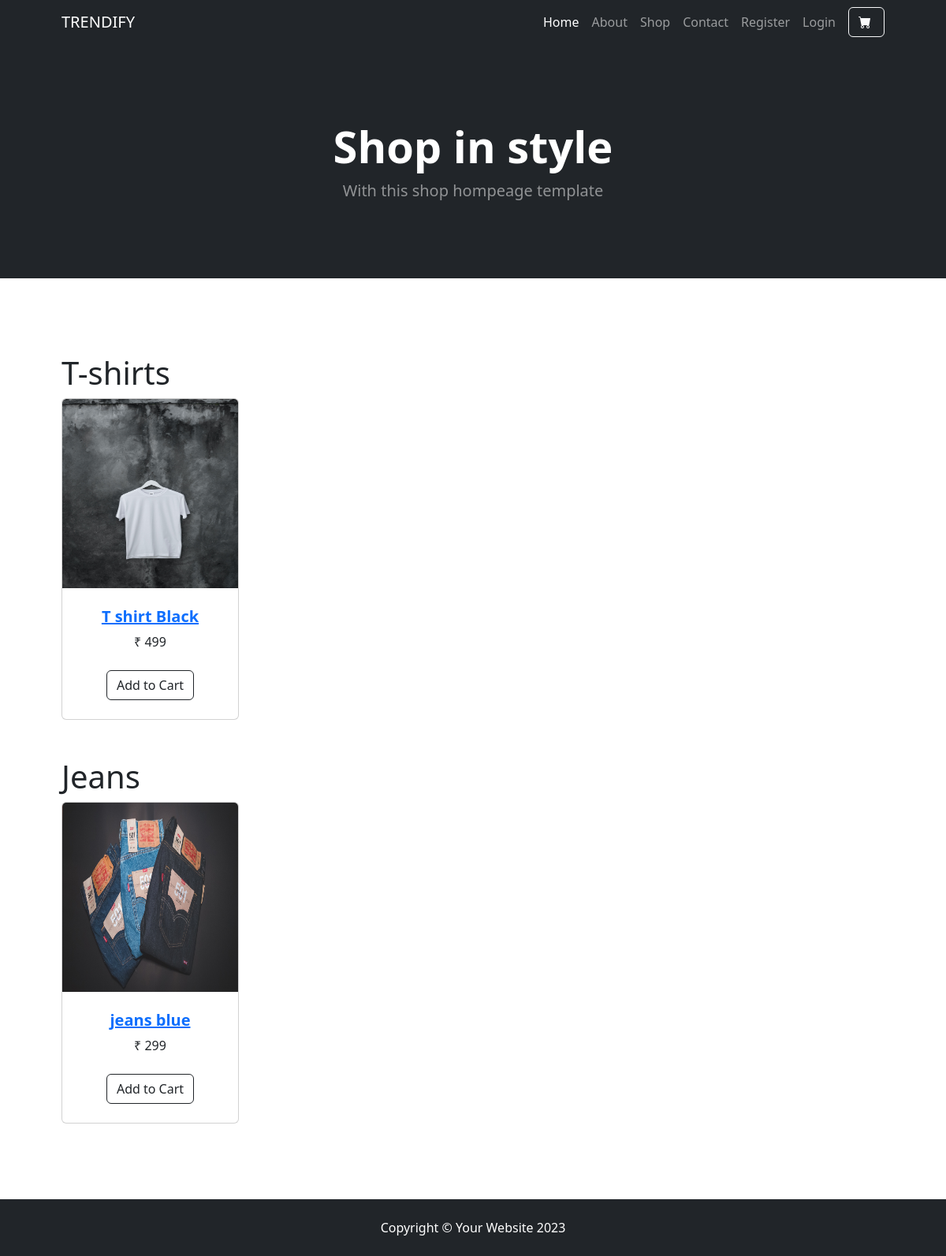
The app's page /, older data.
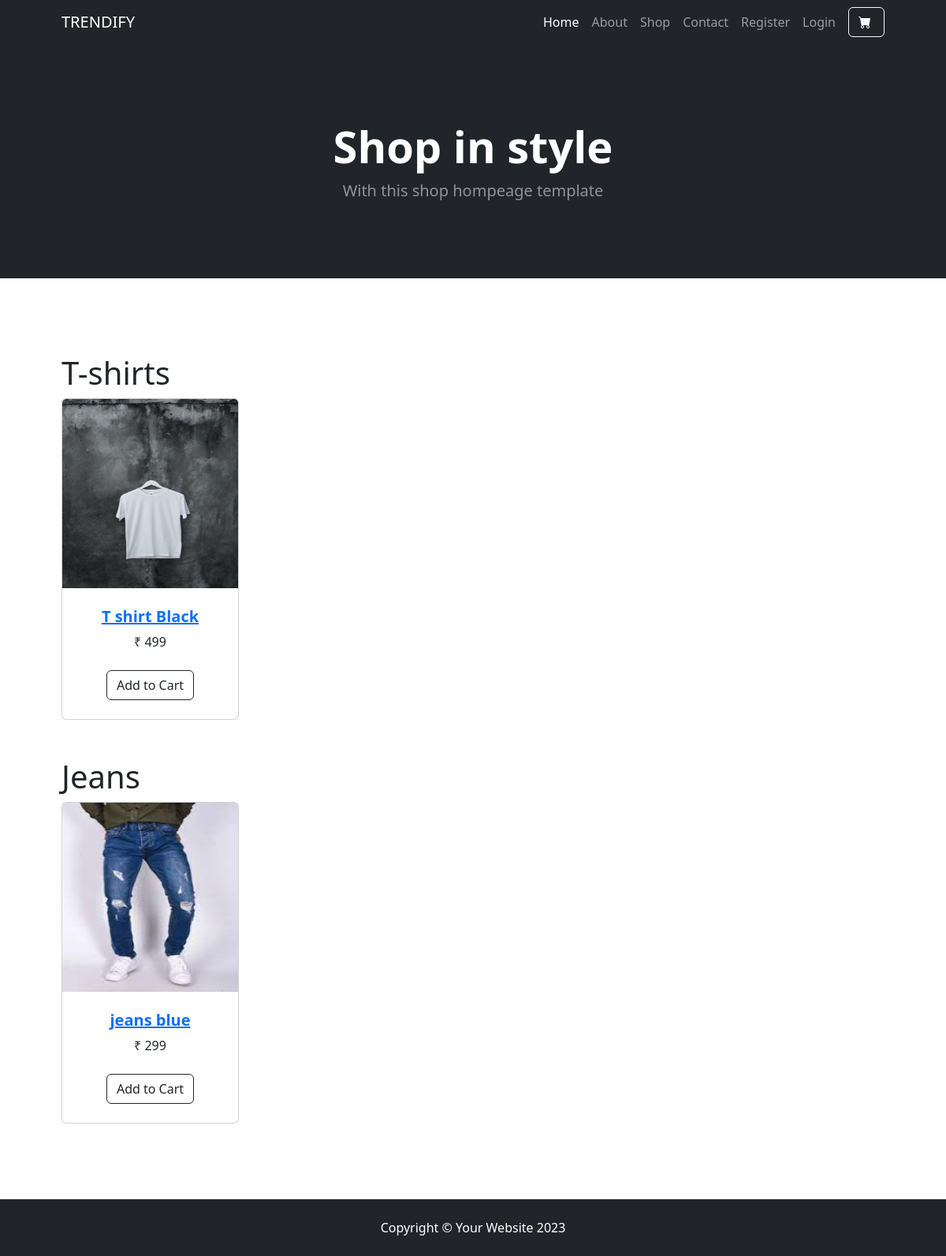
The same page, newer data.
### products/models.py (models this page shows, shortened)
class Product(BaseModel):
    product_name = models.CharField(max_length=100)
    slug = models.SlugField(unique=True, null= True, blank=True)
    category = models.ForeignKey(Category, on_delete=models.CASCADE, related_name='product')
    price = models.IntegerField(null = False)
    product_description = models.TextField()
    color_variant = models.ManyToManyField(ColorVariant, blank=True)
    size_variant = models.ManyToManyField(SizeVariant, blank=True)

class ProductImage(BaseModel):
    product = models.ForeignKey(Product, on_delete=models.CASCADE, related_name='product_image')
    image = models.ImageField(upload_to="product")

### home/views.py (the view)
# urls.py: path('',views.index,name="home"),
def index(request):
    context = {'products': Product.objects.all()}
    return render(request, 'Home/index.html', context)

### templates/Home/index.html (shortened to what this page needs)
{% extends 'Base/base.html'%}
{% load static %}
{%block start%}
<header class="bg-dark py-5">
  <div class="container px-4 px-lg-5 my-5">
    <div class="text-center text-white">
      <h1 class="display-4 fw-bolder">Shop in style</h1>
      <p class="lead fw-normal text-white-50 mb-0">
        With this shop hompeage template
      </p>
    </div>
  </div>
</header>
<section class="py-5">
  <div class="container px-4 px-lg-5 mt-5">
    <h1>T-shirts</h1>
    <div
      class="row gx-4 gx-lg-5 row-cols-2 row-cols-md-3 row-cols-xl-4 ">
      {% for product in products%}
      {%if product.category.category_name == "T Shirts" %}
      <div class="col mb-5">
        <div class="card h-100">
          <img
            class="card-img-top " style="height: 15rem;"
            src="/media/{{product.product_image.first.image}}"
            alt="..."
          />
          <div class="card-body p-4">
            <div class="text-center">
              <a href="{% url 'get_product' product.slug%}"><h5 class="fw-bolder">{{product.product_name}}</h5></a>
              &#8377 {{product.price}}
            </div>
          </div>
          <div class="card-footer p-4 pt-0 border-top-0 bg-transparent">
            <div class="text-center">
              <a class="btn btn-outline-dark mt-auto" href="{% url 'add_to_cart' product.uid %}">Add to Cart</a>
            </div>
          </div>
        </div>
      </div>
      {%endif%}
      {%endfor%}
    </div>
    <h1>Jeans</h1>
    <div
      class="row gx-4 gx-lg-5 row-cols-2 row-cols-md-3 row-cols-xl-4 ">
      {% for product in products%}
      {%if product.category.category_name == "Mens Jeans" %}
      <div class="col mb-5">
        <div class="card h-100">
          <img
            class="card-img-top " style="height: 15rem;"
            src="/media/{{product.product_image.first.image}}"
            alt="..."
          />
          <div class="card-body p-4">
            <div class="text-center">
              <a href="{% url 'get_product' product.slug%}"><h5 class="fw-bolder">{{product.product_name}}</h5></a>
              &#8377 {{product.price}}
            </div>
          </div>
          <div class="card-footer p-4 pt-0 border-top-0 bg-transparent">
            <div class="text-center">
              <a class="btn btn-outline-dark mt-auto" href="{% url 'add_to_cart' product.uid %}">Add to Cart</a>
            </div>
          </div>
        </div>
      </div>
      {%endif%}
      {%endfor%}
    </div>
  </div>
</section>
{%endblock%}

Row changes from the older to the newer data that the page shows:
changed through a linked row, Product "jeans blue": product_image.first.image: a different picture
